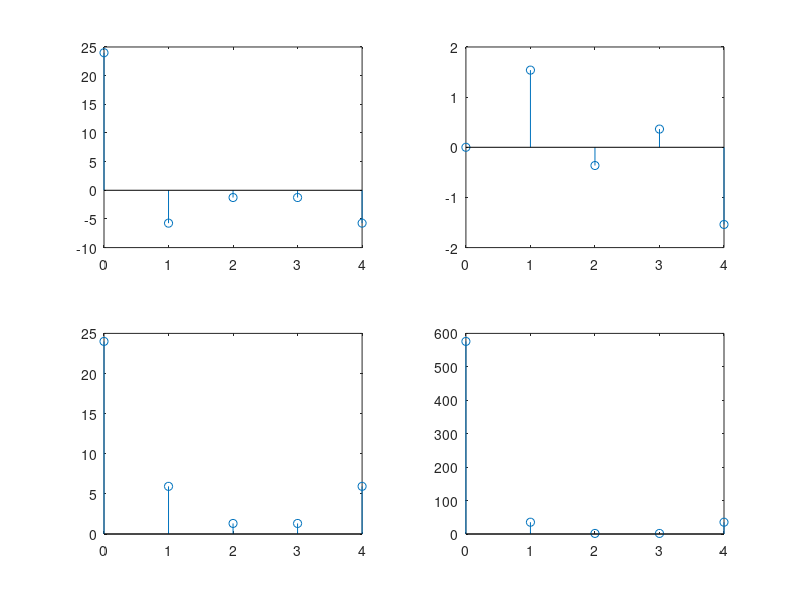

This chart was generated by the following MATLAB code:
clc;
clear all;
close all;
S=[2 4 6 7 5]
x=fft(S);
X_real=real(x);
X_img=imag(x)
x_mag=abs(x)
x_phase=angle(x)*(180/pi);
x_power=x_mag.^2;
N=length(S)
m=0:N-1;
disp('Index (k) | Real | Imag | Magnitude | Phase (deg) | Power')
for k = 1:N
    fprintf('%9d | %6.2f | %6.2f | %9.2f | %11.2f | %7.2f\n', ...
        k-1, X_real(k), X_img(k), x_mag(k), x_phase(k), x_power(k))
end

subplot(2,2,1)
stem(m,X_real)
subplot(2,2,2)
stem(m,X_img)
subplot(2,2,3)
stem(m,x_mag)
subplot(2,2,4)
stem(m,x_power)